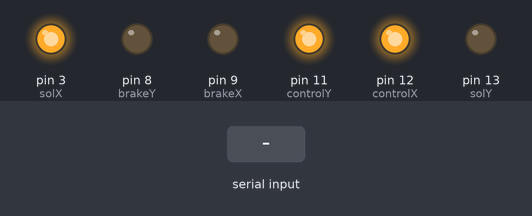
Recording of a sketch running on a simulated Arduino Uno, built with avr-gcc and run on an emulated ATmega328P. Shown: output pins drawn as LEDs (lit = HIGH). Inputs (shaded band) come from the test bench. What the sketch prints to the serial monitor is not drawn.

Above: at 1.2 s.
1.3 s: byte 30 received over Serial
Timing chart, 0 to 4.3 s (numbered marks = the images above; inputs shaded):
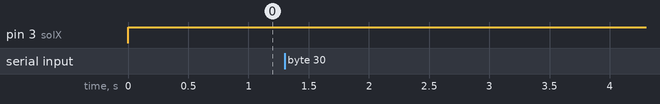

The sketch:

MotorShieldExample.ino
```cpp
// Basic Code for Motor Shield
// Written by: Alex Simmons
// Alternates activating solenoids in X and Y axis to display capabilities of motor shield

// control digital pins controls direction
// sol analogwrite controls strength of the solenoid
// brake digital pins control auto shut off

#define BAUD_RATE 9600


//X-axis corresponds to pin A
const int controlX = 12;
const int solX = 3;
const int brakeX = 9;

//Y-axis corresponds to pin B
const int controlY = 11;
const int solY = 13;
const int brakeY = 8;

// TODO: make this an enum
const short UP = 0b110001;
const short RIGHT = 0b110010;

// Input bytes from Controls
int incomingByte;

void setup () {
  // Initialize serial
  Serial.begin(BAUD_RATE);
  while(!Serial) {}

  //Initialization of all digital and analog pinouts to control motor shield
  pinMode(controlX, OUTPUT);
  pinMode(solX, OUTPUT);
  pinMode(brakeX, OUTPUT);
  pinMode(controlY, OUTPUT);
  pinMode(solY, OUTPUT);
  pinMode(brakeY, OUTPUT);

  // Sets direction of pull for pairs of solenoids, initialized in setup as not changed in loop
  // In future, will be used to change direction of actuation
  digitalWrite(controlX, HIGH);
  digitalWrite(controlY, HIGH);
}

void moveX(short dir) {
  if (dir != RIGHT) return;   // TODO: make left direction work

  Serial.println("Moving RIGHT");

  // Set strength of solenoid using PWM, can be any value [0, 255]
  analogWrite(solX, 255);
  analogWrite(solY, 0);

  // Turn brake on or off to allow current to flow through pins
  digitalWrite(brakeX, LOW);
  digitalWrite(brakeY, HIGH);

  // Movement time
  delay(3000);
}

void moveY(short dir) {
  if (dir != UP) return;   // TODO: make down direction work

  Serial.println("Moving UP");

  analogWrite(solX, 0);
  analogWrite(solY, 255);

  digitalWrite(brakeX, HIGH);
  digitalWrite(brakeY, LOW);

  delay(3000);
}

void loop () {
  // Voltage: 3.21 V
  // Pulse Length: 30 ms
  // Delay Time: 10 ms

  // Set strength of the solenoid using PWM, can be any value [0,255]
  analogWrite(solX, 255);
  analogWrite(solY, 0);

  if( Serial.available() ) {
    incomingByte = Serial.read();

    Serial.println(incomingByte, BIN);
    // TODO: take one byte and separate it properly to X and Y directions
    moveX(incomingByte);
    moveY(incomingByte);
  }
}
```

Measured:
- after the input at 1.3 s, every drawn part: stays the same
